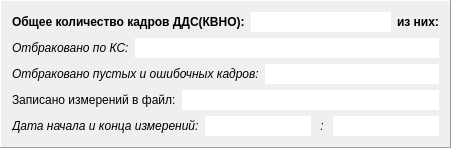
        <widget class="QFrame" name="frame_5">
         <property name="frameShape">
          <enum>QFrame::Panel</enum>
         </property>
         <property name="frameShadow">
          <enum>QFrame::Raised</enum>
         </property>
         <layout class="QVBoxLayout" name="verticalLayout_9">
          <item>
           <layout class="QHBoxLayout" name="horizontalLayout_45">
            <item>
             <widget class="QLabel" name="label_51">
              <property name="font">
               <font>
                <weight>75</weight>
                <bold>true</bold>
               </font>
              </property>
              <property name="text">
               <string>Общее количество кадров ДДС(КВНО):</string>
              </property>
             </widget>
            </item>
            <item>
             <widget class="QLineEdit" name="le_ddskvno2">
              <property name="font">
               <font>
                <weight>75</weight>
                <bold>true</bold>
               </font>
              </property>
              <property name="frame">
               <bool>false</bool>
              </property>
              <property name="alignment">
               <set>Qt::AlignCenter</set>
              </property>
              <property name="readOnly">
               <bool>true</bool>
              </property>
             </widget>
            </item>
            <item>
             <widget class="QLabel" name="label_52">
              <property name="font">
               <font>
                <weight>75</weight>
                <bold>true</bold>
               </font>
              </property>
              <property name="text">
               <string>из них:</string>
              </property>
             </widget>
            </item>
           </layout>
          </item>
          <item>
           <layout class="QHBoxLayout" name="horizontalLayout_47">
            <item>
             <widget class="QLabel" name="label_54">
              <property name="font">
               <font>
                <pointsize>9</pointsize>
                <italic>true</italic>
               </font>
              </property>
              <property name="text">
               <string>Отбраковано по КС:</string>
              </property>
             </widget>
            </item>
            <item>
             <widget class="QLineEdit" name="le_crcddskvno2">
              <property name="font">
               <font>
                <pointsize>9</pointsize>
                <italic>true</italic>
               </font>
              </property>
              <property name="frame">
               <bool>false</bool>
              </property>
              <property name="alignment">
               <set>Qt::AlignRight|Qt::AlignTrailing|Qt::AlignVCenter</set>
              </property>
              <property name="readOnly">
               <bool>true</bool>
              </property>
             </widget>
            </item>
           </layout>
          </item>
          <item>
           <layout class="QHBoxLayout" name="horizontalLayout_49">
            <item>
             <widget class="QLabel" name="label_56">
              <property name="font">
               <font>
                <pointsize>9</pointsize>
                <italic>true</italic>
               </font>
              </property>
              <property name="text">
               <string>Отбраковано пустых и ошибочных кадров:</string>
              </property>
             </widget>
            </item>
            <item>
             <widget class="QLineEdit" name="le_ochddskvno2">
              <property name="font">
               <font>
                <pointsize>9</pointsize>
                <italic>true</italic>
               </font>
              </property>
              <property name="frame">
               <bool>false</bool>
              </property>
              <property name="alignment">
               <set>Qt::AlignRight|Qt::AlignTrailing|Qt::AlignVCenter</set>
              </property>
              <property name="readOnly">
               <bool>true</bool>
              </property>
             </widget>
            </item>
           </layout>
          </item>
          <item>
           <layout class="QHBoxLayout" name="horizontalLayout_51">
            <item>
             <widget class="QLabel" name="label_58">
              <property name="text">
               <string>Записано измерений в файл:</string>
              </property>
             </widget>
            </item>
            <item>
             <widget class="QLineEdit" name="le_zapddskvno2">
              <property name="frame">
               <bool>false</bool>
              </property>
              <property name="alignment">
               <set>Qt::AlignRight|Qt::AlignTrailing|Qt::AlignVCenter</set>
              </property>
              <property name="readOnly">
               <bool>true</bool>
              </property>
             </widget>
            </item>
           </layout>
          </item>
          <item>
           <layout class="QHBoxLayout" name="horizontalLayout_70">
            <item>
             <widget class="QLabel" name="label_82">
              <property name="font">
               <font>
                <italic>true</italic>
               </font>
              </property>
              <property name="text">
               <string>Дата начала и конца измерений:</string>
              </property>
             </widget>
            </item>
            <item>
             <widget class="QLineEdit" name="dn_kvno2">
              <property name="font">
               <font>
                <italic>true</italic>
               </font>
              </property>
              <property name="frame">
               <bool>false</bool>
              </property>
              <property name="alignment">
               <set>Qt::AlignRight|Qt::AlignTrailing|Qt::AlignVCenter</set>
              </property>
              <property name="readOnly">
               <bool>true</bool>
              </property>
             </widget>
            </item>
            <item>
             <widget class="QLabel" name="label_88">
              <property name="font">
               <font>
                <italic>true</italic>
               </font>
              </property>
              <property name="text">
               <string> : </string>
              </property>
             </widget>
            </item>
            <item>
             <widget class="QLineEdit" name="dk_kvno2">
              <property name="font">
               <font>
                <italic>true</italic>
               </font>
              </property>
              <property name="frame">
               <bool>false</bool>
              </property>
              <property name="alignment">
               <set>Qt::AlignRight|Qt::AlignTrailing|Qt::AlignVCenter</set>
              </property>
              <property name="readOnly">
               <bool>true</bool>
              </property>
             </widget>
            </item>
           </layout>
          </item>
         </layout>
        </widget>
